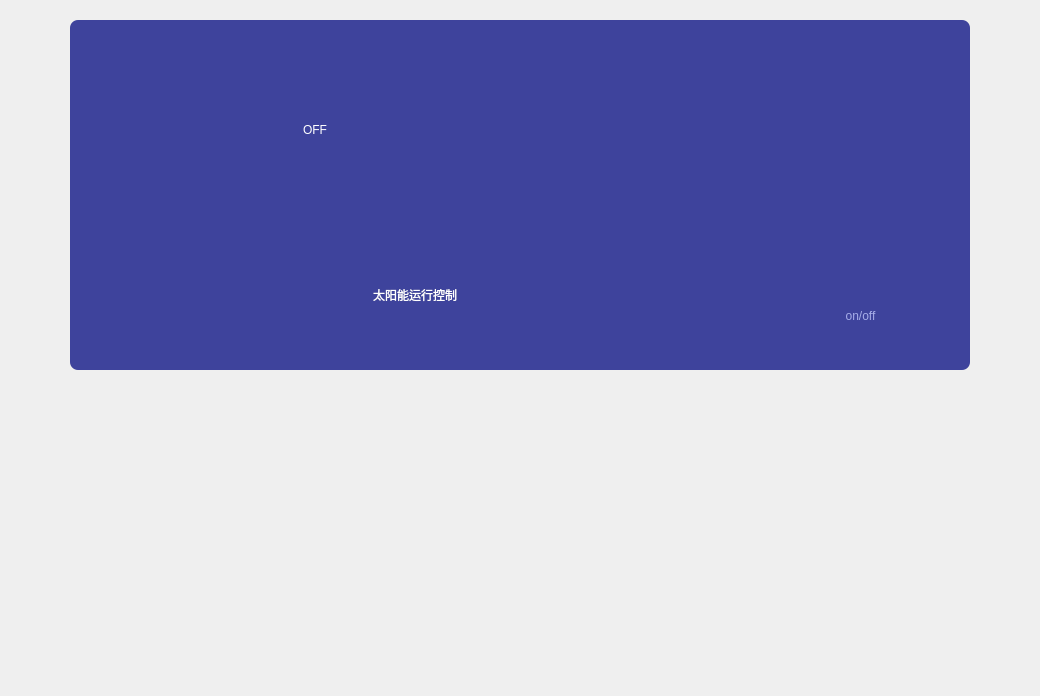
                   <widget class="QWidget" name="GDpage">
                    <layout class="QVBoxLayout" name="verticalLayout_29">
                     <item>
                      <widget class="QWidget" name="widget_23" native="true">
                       <layout class="QHBoxLayout" name="horizontalLayout_35">
                        <item>
                         <spacer name="horizontalSpacer_59">
                          <property name="orientation">
                           <enum>Qt::Horizontal</enum>
                          </property>
                          <property name="sizeHint" stdset="0">
                           <size>
                            <width>43</width>
                            <height>20</height>
                           </size>
                          </property>
                         </spacer>
                        </item>
                        <item>
                         <widget class="QWidget" name="tynAutoWidget" native="true">
                          <property name="minimumSize">
                           <size>
                            <width>900</width>
                            <height>350</height>
                           </size>
                          </property>
                          <property name="maximumSize">
                           <size>
                            <width>1000</width>
                            <height>350</height>
                           </size>
                          </property>
                          <property name="styleSheet">
                           <string notr="true">QWidget
{
background-color: rgb(62,67,156);
border-radius:8px;
}</string>
                          </property>
                          <widget class="QLabel" name="tynAutoName">
                           <property name="geometry">
                            <rect>
                             <x>10</x>
                             <y>220</y>
                             <width>670</width>
                             <height>110</height>
                            </rect>
                           </property>
                           <property name="autoFillBackground">
                            <bool>false</bool>
                           </property>
                           <property name="styleSheet">
                            <string notr="true">QLabel
{
font: 45pt &quot;楷体&quot; ;
color:white;
}
</string>
                           </property>
                           <property name="text">
                            <string>太阳能运行控制</string>
                           </property>
                           <property name="alignment">
                            <set>Qt::AlignCenter</set>
                           </property>
                          </widget>
                          <widget class="QLabel" name="tynAutoValue">
                           <property name="geometry">
                            <rect>
                             <x>20</x>
                             <y>20</y>
                             <width>450</width>
                             <height>180</height>
                            </rect>
                           </property>
                           <property name="styleSheet">
                            <string notr="true">QLabel
{
font: 80pt &quot;楷体&quot;;
color: rgb(255, 255, 255);
}</string>
                           </property>
                           <property name="text">
                            <string>OFF</string>
                           </property>
                           <property name="alignment">
                            <set>Qt::AlignCenter</set>
                           </property>
                          </widget>
                          <widget class="QLabel" name="tynAutoUnit">
                           <property name="geometry">
                            <rect>
                             <x>710</x>
                             <y>270</y>
                             <width>161</width>
                             <height>51</height>
                            </rect>
                           </property>
                           <property name="styleSheet">
                            <string notr="true">QLabel
{
font: 20pt &quot;楷体&quot;;
color: rgb(166,173,232);
}</string>
                           </property>
                           <property name="text">
                            <string>on/off</string>
                           </property>
                           <property name="alignment">
                            <set>Qt::AlignCenter</set>
                           </property>
                          </widget>
                          <widget class="QLabel" name="tynAutoLogo">
                           <property name="geometry">
                            <rect>
                             <x>660</x>
                             <y>20</y>
                             <width>200</width>
                             <height>200</height>
                            </rect>
                           </property>
                           <property name="minimumSize">
                            <size>
                             <width>200</width>
                             <height>200</height>
                            </size>
                           </property>
                           <property name="maximumSize">
                            <size>
                             <width>200</width>
                             <height>200</height>
                            </size>
                           </property>
                           <property name="styleSheet">
                            <string notr="true">border-image: url(:/ptr/NOtype.png);</string>
                           </property>
                           <property name="text">
                            <string/>
                           </property>
                           <property name="alignment">
                            <set>Qt::AlignCenter</set>
                           </property>
                          </widget>
                         </widget>
                        </item>
                        <item>
                         <spacer name="horizontalSpacer_60">
                          <property name="orientation">
                           <enum>Qt::Horizontal</enum>
                          </property>
                          <property name="sizeHint" stdset="0">
                           <size>
                            <width>42</width>
                            <height>20</height>
                           </size>
                          </property>
                         </spacer>
                        </item>
                       </layout>
                      </widget>
                     </item>
                     <item>
                      <widget class="QWidget" name="widget_24" native="true">
                       <property name="minimumSize">
                        <size>
                         <width>0</width>
                         <height>300</height>
                        </size>
                       </property>
                       <property name="maximumSize">
                        <size>
                         <width>16777215</width>
                         <height>300</height>
                        </size>
                       </property>
                       <layout class="QHBoxLayout" name="horizontalLayout_36">
                        <property name="spacing">
                         <number>0</number>
                        </property>
                        <property name="leftMargin">
                         <number>0</number>
                        </property>
                        <property name="topMargin">
                         <number>30</number>
                        </property>
                        <property name="rightMargin">
                         <number>0</number>
                        </property>
                        <property name="bottomMargin">
                         <number>0</number>
                        </property>
                        <item>
                         <spacer name="horizontalSpacer_61">
                          <property name="orientation">
                           <enum>Qt::Horizontal</enum>
                          </property>
                          <property name="sizeHint" stdset="0">
                           <size>
                            <width>159</width>
                            <height>20</height>
                           </size>
                          </property>
                         </spacer>
                        </item>
                        <item>
                         <widget class="SlideButtonLib" name="btn_TYNAuto" native="true">
                          <property name="minimumSize">
                           <size>
                            <width>700</width>
                            <height>200</height>
                           </size>
                          </property>
                          <property name="maximumSize">
                           <size>
                            <width>700</width>
                            <height>200</height>
                           </size>
                          </property>
                          <property name="styleSheet">
                           <string notr="true">QWidget
{
color: rgb(122, 175, 227);
font-weight:bold;
}</string>
                          </property>
                         </widget>
                        </item>
                        <item>
                         <spacer name="horizontalSpacer_62">
                          <property name="orientation">
                           <enum>Qt::Horizontal</enum>
                          </property>
                          <property name="sizeHint" stdset="0">
                           <size>
                            <width>159</width>
                            <height>20</height>
                           </size>
                          </property>
                         </spacer>
                        </item>
                       </layout>
                      </widget>
                     </item>
                    </layout>
                   </widget>
